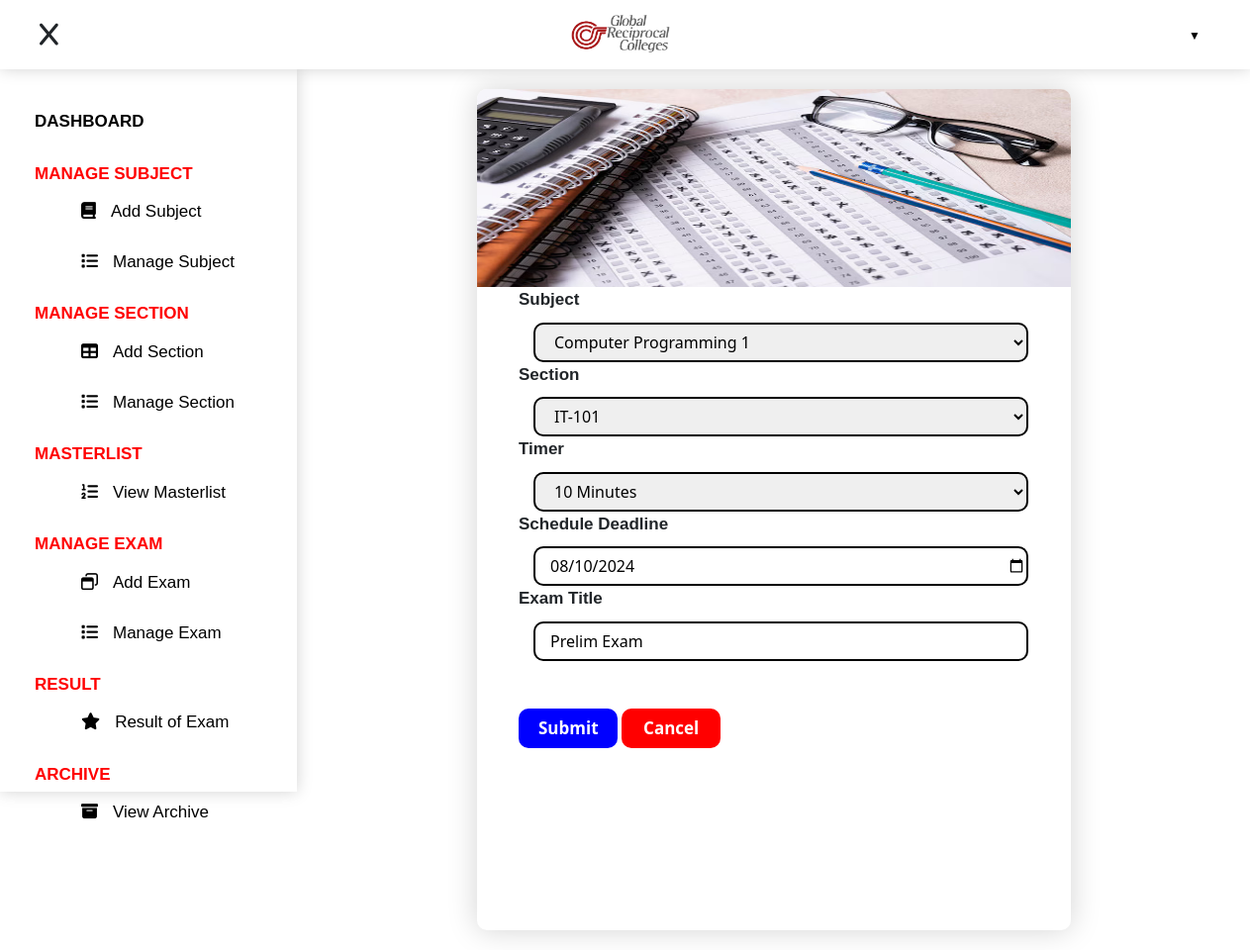
Page /professor/edit_exam.php?id=4 on the committed database.
### tables this page shows
CREATE TABLE `add_exam` (
  `add_exam_id` int(11) NOT NULL,
  `add_exam_subject` varchar(255) NOT NULL,
  `add_exam_section` varchar(255) NOT NULL,
  `add_exam_timer` int(11) NOT NULL,
  `add_exam_sched` varchar(255) NOT NULL,
  `add_exam_title` varchar(255) NOT NULL,
  `add_exam_description` varchar(255) NOT NULL,
  `add_exam_code` int(11) NOT NULL,
  `add_exam_status` varchar(255) NOT NULL,
  `add_exam_points` int(11) DEFAULT NULL,
  `add_exam_prof` varchar(255) DEFAULT NULL,
  `add_exam_created` timestamp NOT NULL DEFAULT current_timestamp() ON UPDATE current_timestamp()
);

### professor/edit_exam.php (the view, shortened to what this page needs)
<?php include('./header.php');?>
<?php include('./sidebar.php');?>
<?php
if (isset($_GET['id']))
{
    $id = $_GET['id'];
    $show = "SELECT * FROM add_exam WHERE add_exam_id = '$id'";
    $show2 = mysqli_query($conn, $show);
    $show3 = mysqli_fetch_assoc($show2);
}
?>
<div class="content">
    <div class="hidden_animation">
        <div style="display: flex; justify-content: center;">
            <br>
            <div class="div_exam">
            <img src="../img/exam2.jpg" alt="exam" class="img_exam">
                <div style="display: flex; justify-content: center;">
                    <div>
                    <form action="" method="POST">
                    <label for="add_exam_subject" class="label_exam">Subject</label><br>
                    <select name="add_exam_subject" id="add_exam_subject" class="input_exam">
                        <option value="<?php echo $show3['add_exam_subject'];?>"><?php echo $show3['add_exam_subject'];?></option>
                    </select><br>
                    <label for="add_exam_section" class="label_exam">Section</label><br>
                    <select name="add_exam_section" id="add_exam_section" class="input_exam">
                        <option value="<?php echo $show3['add_exam_section'];?>"><?php echo $show3['add_exam_section'];?></option>
                    </select><br>
                    <label for="add_exam_timer" class="label_exam">Timer</label><br>
                    <select name="add_exam_timer" id="add_exam_timer" class="input_exam">
                        <option value="600">10 Minutes</option>
                    </select><br>
                    <label for="add_exam_sched" class="label_exam">Schedule Deadline</label><br>
                    <input type="date" name="add_exam_sched" value="<?php echo $show3['add_exam_sched'];?>" id="add_exam_sched" class="input2_exam"><br>
                    <label for="add_exam_title" class="label_exam">Exam Title</label><br>
                    <input type="text" name="add_exam_title" value="<?php echo $show3['add_exam_title'];?>" id="add_exam_title" placeholder="Enter exam title" class="input3_exam"><br><br><br>
                    <input type="submit" value="Submit" name="submit" class="success_sub">
                    <input type="submit" value="Cancel" name="cancel" class="error_sub">
                </form>
                    </div>
                </div>
            </div>
        </div>
    </div>
</div>
<?php include('./footer.php');?>

### professor/css/style7.css (style rules this page uses)
html { scroll-behavior: smooth; }
* { margin: 0; padding: 0; box-sizing: border-box; }
.hidden_animation { opacity: 0; filter: blur(5px); transform: translateX(100%); transition: all 1.0s; }
.show_animation { opacity: 1; filter: blur(0); transform: translateX(0); }
.content { flex: 1; padding: 20px; transition: margin-left 0.3s ease; margin-left: 0; }
.sidebar-visible ~ .content { margin-left: 300px; }
.success_sub { cursor: pointer; height: 40px; width: 100px; padding: 7px 20px; border: none; border-radius: 10px; background: blue; color: white; font-size: 17px; font-weight: bold; opacity: 1; transition: all 0.3s ease 0s; }
.error_sub { cursor: pointer; height: 40px; width: 100px; padding: 7px 20px; border: none; border-radius: 10px; background: red; color: white; font-size: 17px; font-weight: bold; opacity: 1; transition: all 0.3s ease 0s; }
.div_exam { height: 850px; width: 600px; border-radius: 10px; background: white; box-shadow: 0px 0px 30px lightgray; }
.label_exam { font-size: 17px; font-family: Arial, Helvetica, sans-serif; font-weight: bold; }
.input_exam { margin-left: 15px; margin-top: 10px; padding-left: 15px; height: 40px; width: 500px; border: 2px solid black; border-radius: 10px; }
.input2_exam { margin-left: 15px; margin-top: 10px; padding-left: 15px; height: 40px; width: 500px; border: 2px solid black; border-radius: 10px; }
.input3_exam { margin-left: 15px; margin-top: 10px; padding-left: 15px; height: 40px; width: 500px; border: 2px solid black; border-radius: 10px; }
.img_exam { width: 600px; height: 200px; border-top-right-radius: 10px; border-top-left-radius: 10px; }

### rows in the picture
add_exam: add_exam_subject "Computer Programming 1", add_exam_section "IT-101", add_exam_sched "08/10/2024", add_exam_title "Prelim Exam"
